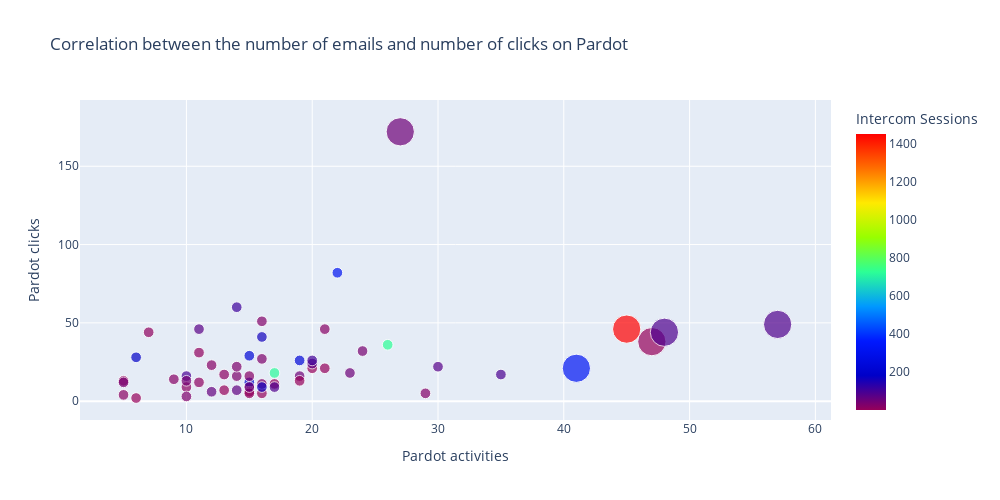

Notebook code cell kept with this figure:
### Code cell
fig = px.scatter(
    data_frame=df, #DataFrame
    x='Pardot activities', #ось абсцисс
    y='Pardot clicks', #ось ординат
    color='Intercom Sessions',
    color_continuous_scale='Rainbow',
    size='Renew',
    height=500, #высота
    width=1000, #ширина
    title='Correlation between the number of emails and number of clicks on Pardot' #заголовок
)
fig.show()

### Figure 1 — Plotly figure (JSON) as saved in the notebook; plotly's stock layout.template omitted (floating-point values rounded to 4 significant figures)
{"data": [{"hovertemplate": "Pardot activities=%{x}<br>Pardot clicks=%{y}<br>Renew=%{marker.size}<br>Intercom Sessions=%{marker.color}<extra></extra>", "legendgroup": "", "marker": {"color": [50, 98, 236, 318, 13, 26, 12, 19, 10, 3, 15, 1, 16, 4, 2, 3, 1, 727, 327, 229, 109, 38, 202, 1, 7, 62, 1, 66, 1, 7, 87, 84, 163, 24, 31, 20, 78, 75, 5, 39, 181, 18, 1, 1454, 721, 71, 86, 31, 51, 92, 55, 104, 28, 30, 30, 50, 161, 20, 42], "coloraxis": "coloraxis", "size": [5, 5, 5, 5, 5, 5, 5, 5, 5, 5, 5, 5, 5, 5, 5, 5, 5, 5, 35, 5, 5, 5, 5, 35, 5, 5, 5, 5, 5, 5, 35, 35, 5, 5, 5, 5, 5, 5, 5, 5, 5, 5, 5, 35, 5, 5, 5, 5, 5, 5, 5, 5, 5, 5, 5, 35, 5, 5, 5], "sizemode": "area", "sizeref": 0.0875, "symbol": "circle"}, "mode": "markers", "name": "", "orientation": "v", "showlegend": false, "type": "scatter", "x": [19, 10, 19, 22, 13, 16, 11, 12, 7, 21, 10, 13, 5, 15, 16, 17, 20, 26, 41, 15, 14, 24, 15, 47, 11, 12, 19, 14, 15, 15, 48, 57, 16, 29, 16, 15, 30, 11, 5, 5, 6, 21, 6, 45, 17, 20, 17, 14, 23, 35, 15, 20, 16, 10, 14, 27, 16, 9, 10], "xaxis": "x", "y": [16, 16, 26, 82, 17, 51, 12, 23, 44, 21, 9, 7, 4, 9, 5, 11, 21, 36, 21, 29, 60, 32, 12, 38, 31, 6, 13, 7, 6, 5, 44, 49, 41, 5, 27, 16, 22, 46, 13, 12, 28, 46, 2, 46, 18, 24, 9, 16, 18, 17, 9, 26, 11, 3, 22, 172, 9, 14, 13], "yaxis": "y"}], "layout": {"coloraxis": {"colorbar": {"title": {"text": "Intercom Sessions"}}, "colorscale": [[0, "rgb(150,0,90)"], [0.125, "rgb(0,0,200)"], [0.25, "rgb(0,25,255)"], [0.375, "rgb(0,152,255)"], [0.5, "rgb(44,255,150)"], [0.625, "rgb(151,255,0)"], [0.75, "rgb(255,234,0)"], [0.875, "rgb(255,111,0)"], [1, "rgb(255,0,0)"]]}, "height": 500, "legend": {"itemsizing": "constant", "tracegroupgap": 0}, "title": {"text": "Correlation between the number of emails and number of clicks on Pardot"}, "width": 1000, "xaxis": {"anchor": "y", "domain": [0, 1], "title": {"text": "Pardot activities"}}, "yaxis": {"anchor": "x", "domain": [0, 1], "title": {"text": "Pardot clicks"}}}}
